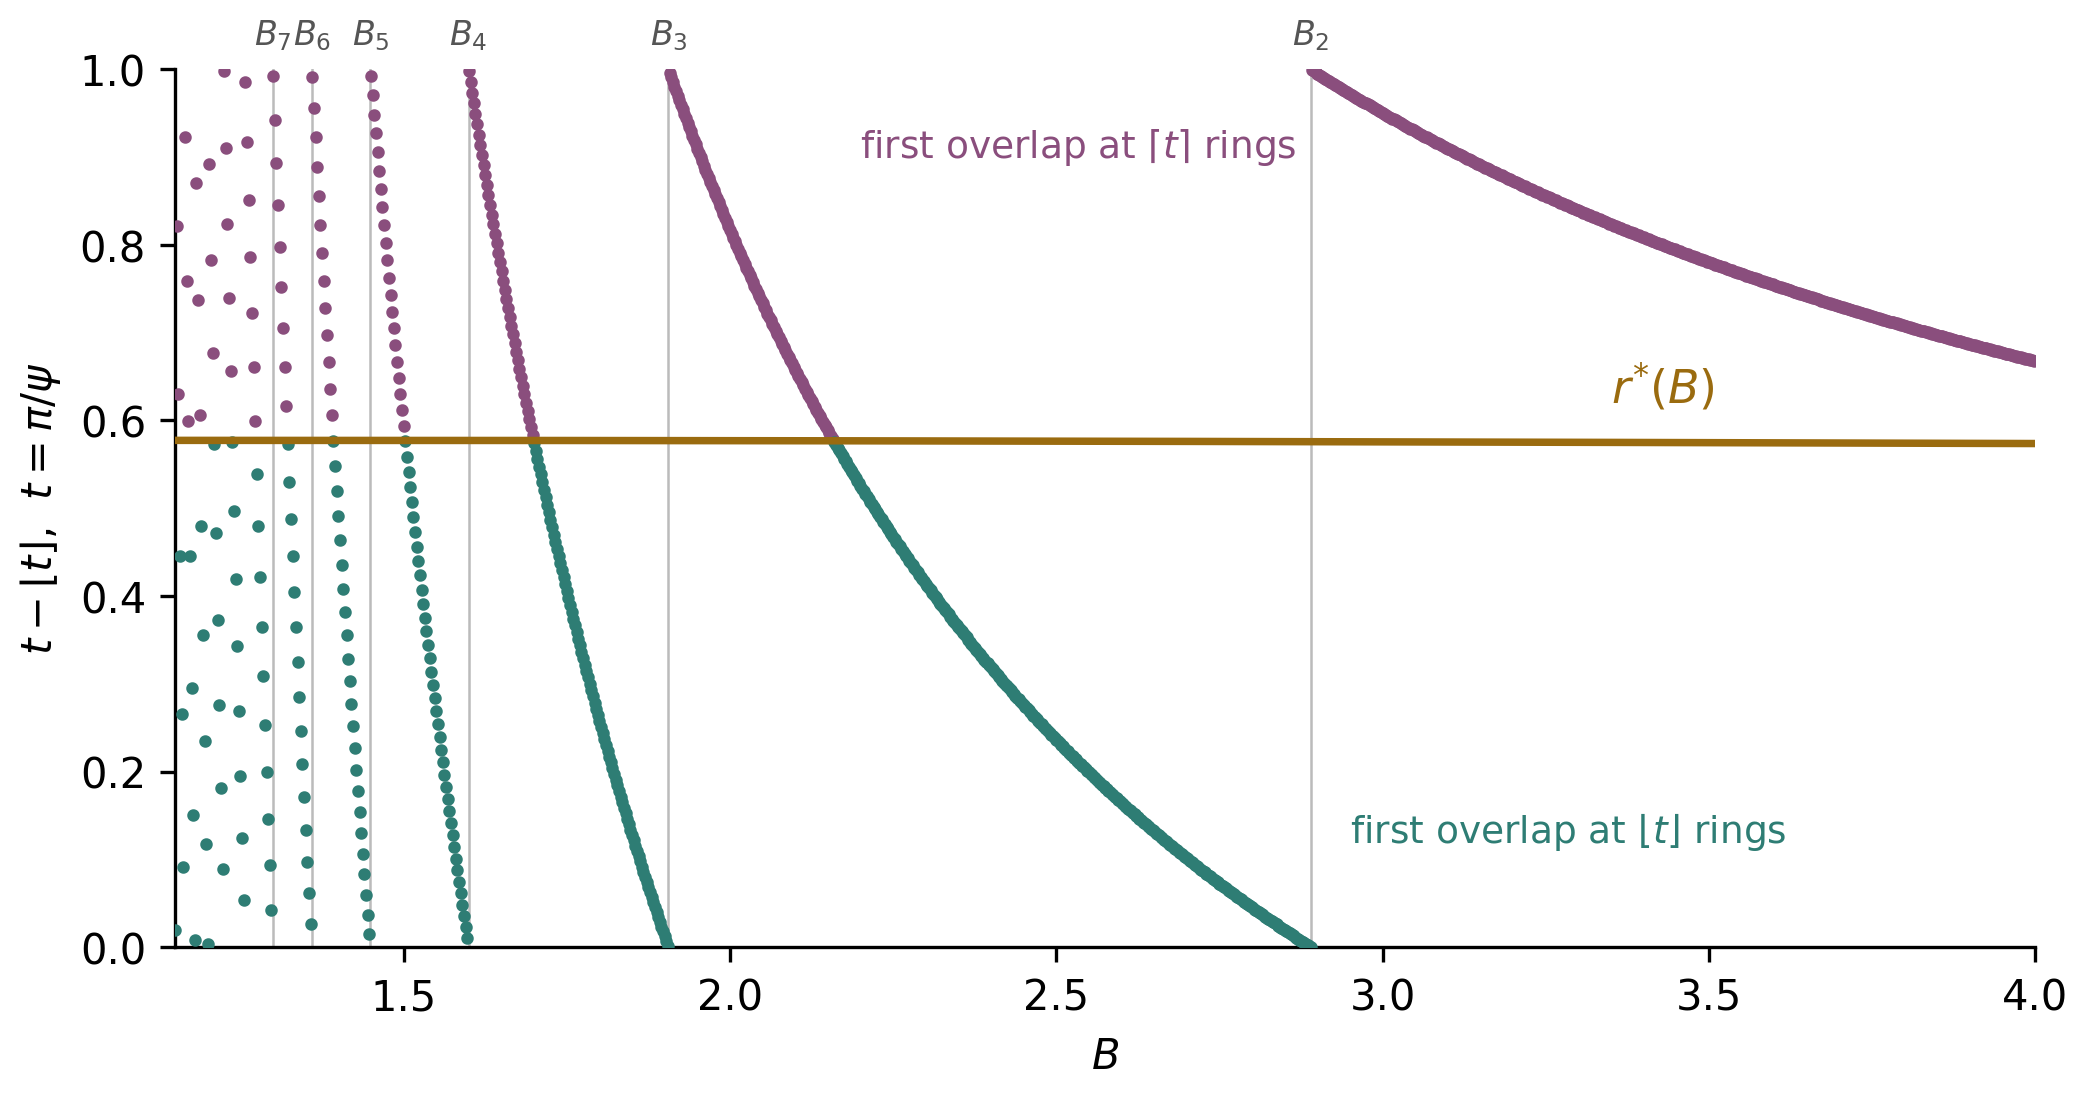

This chart was generated by the following Python code:
"""fig03_first_overlap.py — Figure: the first-overlap rule (Theorem 7.14).

For B in [1.15, 4) the fractional part r = t - floor(t) of t = pi/psi(B) is
plotted against B. The curve r*(B) = arcsin(tanh log B)/psi(B) (gold)
separates the two cases of the theorem: below it the first overlap occurs at
floor(t) rings, above it at ceil(t). Dots: the 1140 parameters of the scan of
Section 9.4, colored by the first-overlap ring found by brute force
(scripts20261004a/first_overlap_full.py): teal = floor(t), plum = ceil(t).
Vertical lines: the resonant parameters B_n (r = 0).
"""
import math, sys
sys.path.insert(0, ".")
import doylefig as D
from first_overlap import psi
from first_overlap_full_core import first_pairs, m_formula

fig, ax = D.plt.subplots(figsize=(8.0, 3.8))
Bs = [1.15 + 0.0025 * k for k in range(1140)]
for B in Bs:
    t = math.pi / psi(B); fl = math.floor(t)
    mb, _ = first_pairs(B, m_formula(B) + 1)
    ax.scatter([B], [t - fl], s=4, color=(D.DIAG1 if mb == fl else D.DIAG2), zorder=3)
xs = [1.15 + 0.001 * k for k in range(2851)]
ax.plot(xs, [math.asin(math.tanh(math.log(B))) / psi(B) for B in xs], color=D.GOLD, lw=1.8, zorder=4)
for n in range(2, 14):
    lo, hi = 1.0001, 4.0
    for _ in range(80):
        mid = (lo + hi) / 2
        lo, hi = (mid, hi) if psi(mid) < math.pi / n else (lo, mid)
    if lo >= 1.15 and n <= 7:
        ax.axvline(lo, color="#BBBBBB", lw=0.6, zorder=1)
        ax.text(lo, 1.02, f"$B_{{{n}}}$", ha="center", va="bottom", fontsize=8, color="#555555")
ax.set_xlim(1.15, 4.0); ax.set_ylim(0, 1)
ax.set_xlabel("$B$"); ax.set_ylabel(r"$t-\lfloor t\rfloor$,  $t=\pi/\psi$")
ax.text(3.35, 0.62, r"$r^{*}(B)$", color=D.GOLD, fontsize=11)
ax.text(2.2, 0.9, r"first overlap at $\lceil t\rceil$ rings", color=D.DIAG2, fontsize=9)
ax.text(2.95, 0.12, r"first overlap at $\lfloor t\rfloor$ rings", color=D.DIAG1, fontsize=9)
for s in ("top", "right"): ax.spines[s].set_visible(False)
D.save(fig, "fig03_first_overlap")
